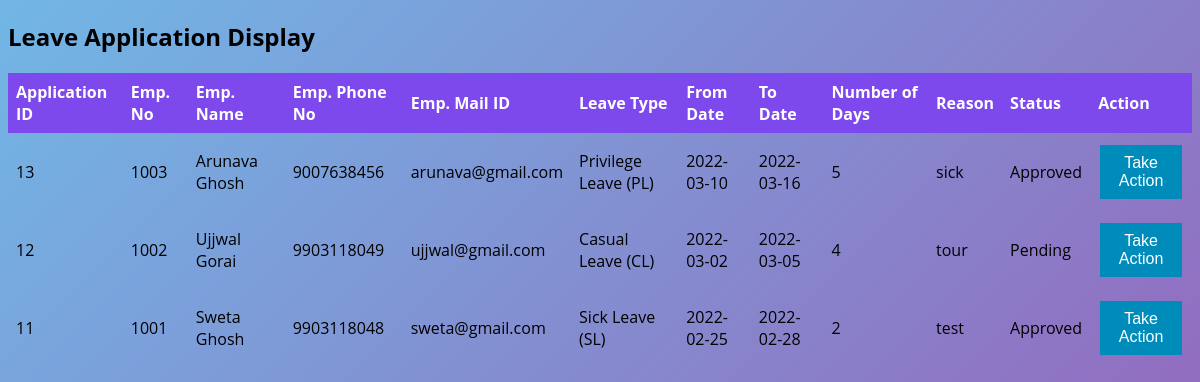
/Admin/emp_leave_display_action.php, run on the app's committed database.
### tables this page shows
CREATE TABLE `leavedetails` (
  `id` int(11) NOT NULL,
  `empno` varchar(10) NOT NULL,
  `name` varchar(30) NOT NULL,
  `phnno` varchar(10) NOT NULL,
  `mail` varchar(25) NOT NULL,
  `leavetype` varchar(20) NOT NULL,
  `fromdate` varchar(10) NOT NULL,
  `todate` varchar(10) NOT NULL,
  `noofdays` varchar(5) NOT NULL,
  `reason` varchar(35) NOT NULL,
  `action` varchar(15) NOT NULL,
  `remarks` varchar(30) NOT NULL
);

### Admin/emp_leave_display_action.php (the view, shortened to what this page needs)
<?php
require_once("config.php");
$sql = "SELECT * FROM leavedetails ORDER BY id DESC ";
$result = $mysqli->query($sql);
?>
<!DOCTYPE html>
<html>
<head>
</head>
<body>
<form method="POST">
<h2>Leave Application Display</h2>
<table>
  <tr>
    <th>Application ID</th>
    <th>Emp. No</th>
    <th>Emp. Name</th>
    <th>Emp. Phone No</th>
    <th>Emp. Mail ID</th>
    <th>Leave Type</th>
    <th>From Date</th>
    <th>To Date</th>
    <th>Number of Days</th>
    <th>Reason</th>
    <th>Status</th>
    <th>Action</th>
  </tr>
  <?php
while ($res=mysqli_fetch_assoc($result)){
  echo "<tr>";
  echo "<td>".$res['id']."</td>";
  echo "<td>".$res['empno']."</td>";
  echo "<td>".$res['name']."</td>";
  echo "<td>".$res['phnno']."</td>";
  echo "<td>".$res['mail']."</td>";
  echo "<td>".$res['leavetype']."</td>";
  echo "<td>".$res['fromdate']."</td>";
  echo "<td>".$res['todate']."</td>";
  echo "<td>".$res['noofdays']."</td>";
  echo "<td>".$res['reason']."</td>";
  echo "<td>".$res['action']."</td>";
  echo "<td><button><a href=\"leave_application_action.php?id=$res[id]\">Take Action</a></button> </td>";
  echo "</tr>";
}?>
</table>
</form>
</body>
</html>

### Admin/emp_leave_display_action.php (style rules this page uses)
html { height:100%; }
body { font-family: 'Open Sans', sans-serif; background: linear-gradient(135deg, #71b7e6, #9b59b6); background-repeat: no-repeat; }
table { border-collapse: collapse; width: 100%; }
th, td { text-align: left; padding: 8px; }
th { background-color: #7d49ec; color: white; }
a { text-decoration: none; color:white; }
button { background-color: #008CBA; border: none; color: white; padding: 9px 12px; text-align: center; text-decoration: none; display: inline-block; font-size: 16px; margin: 4px 2px; cursor: pointer; }

### data on the page
leavedetails: id "13", empno "1003", name "Arunava Ghosh", phnno "9007638456", mail "arunava@gmail.com", leavetype "Privilege Leave (PL)", fromdate "2022-03-10", todate "2022-03-16", noofdays "5", reason "sick", action "Approved"
leavedetails: id "12", empno "1002", name "Ujjwal Gorai", phnno "9903118049", mail "ujjwal@gmail.com", leavetype "Casual Leave (CL)", fromdate "2022-03-02", todate "2022-03-05", noofdays "4", reason "tour", action "Pending"
leavedetails: id "11", empno "1001", name "Sweta Ghosh", phnno "9903118048", mail "sweta@gmail.com", leavetype "Sick Leave (SL)", fromdate "2022-02-25", todate "2022-02-28", noofdays "2", reason "test", action "Approved"
